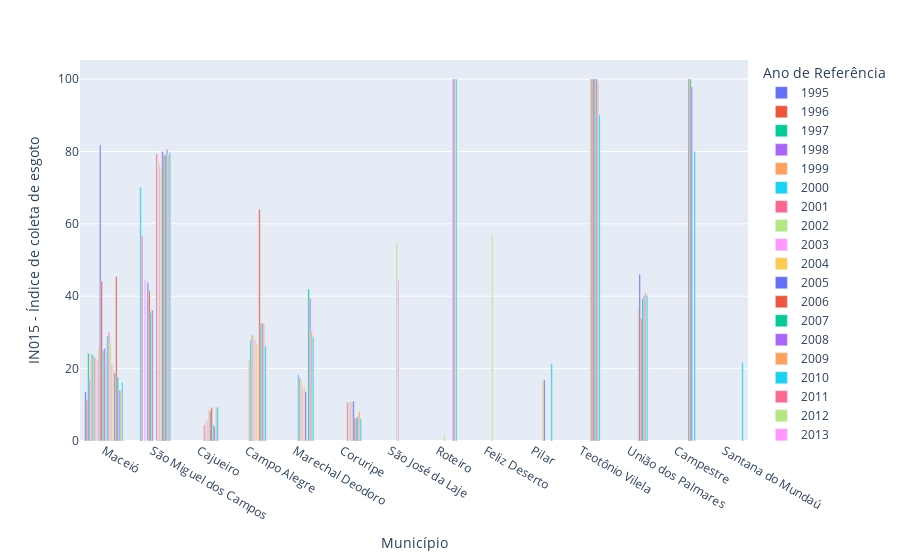

Notebook code cell kept with this figure:
### Code cell
px.bar(data_frame = dfAL2, x='Município', y='IN015 - Índice de coleta de esgoto', barmode = 'group', color = 'Ano de Referência', )

### Figure 1 — Plotly figure (JSON) as saved in the notebook; plotly's stock layout.template omitted (floating-point values rounded to 4 significant figures)
{"data": [{"alignmentgroup": "True", "hovertemplate": "Ano de Referência=1995<br>Município=%{x}<br>IN015 - Índice de coleta de esgoto=%{y}<extra></extra>", "legendgroup": "1995", "marker": {"color": "#636efa", "pattern": {"shape": ""}}, "name": "1995", "offsetgroup": "1995", "orientation": "v", "showlegend": true, "textposition": "auto", "type": "bar", "x": ["Maceió"], "xaxis": "x", "y": [13.63], "yaxis": "y"}, {"alignmentgroup": "True", "hovertemplate": "Ano de Referência=1996<br>Município=%{x}<br>IN015 - Índice de coleta de esgoto=%{y}<extra></extra>", "legendgroup": "1996", "marker": {"color": "#EF553B", "pattern": {"shape": ""}}, "name": "1996", "offsetgroup": "1996", "orientation": "v", "showlegend": true, "textposition": "auto", "type": "bar", "x": ["Maceió"], "xaxis": "x", "y": [11.37], "yaxis": "y"}, {"alignmentgroup": "True", "hovertemplate": "Ano de Referência=1997<br>Município=%{x}<br>IN015 - Índice de coleta de esgoto=%{y}<extra></extra>", "legendgroup": "1997", "marker": {"color": "#00cc96", "pattern": {"shape": ""}}, "name": "1997", "offsetgroup": "1997", "orientation": "v", "showlegend": true, "textposition": "auto", "type": "bar", "x": ["Maceió"], "xaxis": "x", "y": [24.19], "yaxis": "y"}, {"alignmentgroup": "True", "hovertemplate": "Ano de Referência=1998<br>Município=%{x}<br>IN015 - Índice de coleta de esgoto=%{y}<extra></extra>", "legendgroup": "1998", "marker": {"color": "#ab63fa", "pattern": {"shape": ""}}, "name": "1998", "offsetgroup": "1998", "orientation": "v", "showlegend": true, "textposition": "auto", "type": "bar", "x": ["Maceió"], "xaxis": "x", "y": [16.83], "yaxis": "y"}, {"alignmentgroup": "True", "hovertemplate": "Ano de Referência=1999<br>Município=%{x}<br>IN015 - Índice de coleta de esgoto=%{y}<extra></extra>", "legendgroup": "1999", "marker": {"color": "#FFA15A", "pattern": {"shape": ""}}, "name": "1999", "offsetgroup": "1999", "orientation": "v", "showlegend": true, "textposition": "auto", "type": "bar", "x": ["Maceió"], "xaxis": "x", "y": [23.96], "yaxis": "y"}, {"alignmentgroup": "True", "hovertemplate": "Ano de Referência=2000<br>Município=%{x}<br>IN015 - Índice de coleta de esgoto=%{y}<extra></extra>", "legendgroup": "2000", "marker": {"color": "#19d3f3", "pattern": {"shape": ""}}, "name": "2000", "offsetgroup": "2000", "orientation": "v", "showlegend": true, "textposition": "auto", "type": "bar", "x": ["Maceió", "São Miguel dos Campos"], "xaxis": "x", "y": [23.85, 70.13], "yaxis": "y"}, {"alignmentgroup": "True", "hovertemplate": "Ano de Referência=2001<br>Município=%{x}<br>IN015 - Índice de coleta de esgoto=%{y}<extra></extra>", "legendgroup": "2001", "marker": {"color": "#FF6692", "pattern": {"shape": ""}}, "name": "2001", "offsetgroup": "2001", "orientation": "v", "showlegend": true, "textposition": "auto", "type": "bar", "x": ["São Miguel dos Campos", "Maceió"], "xaxis": "x", "y": [56.74, 23.19], "yaxis": "y"}, {"alignmentgroup": "True", "hovertemplate": "Ano de Referência=2002<br>Município=%{x}<br>IN015 - Índice de coleta de esgoto=%{y}<extra></extra>", "legendgroup": "2002", "marker": {"color": "#B6E880", "pattern": {"shape": ""}}, "name": "2002", "offsetgroup": "2002", "orientation": "v", "showlegend": true, "textposition": "auto", "type": "bar", "x": ["Maceió"], "xaxis": "x", "y": [23], "yaxis": "y"}, {"alignmentgroup": "True", "hovertemplate": "Ano de Referência=2003<br>Município=%{x}<br>IN015 - Índice de coleta de esgoto=%{y}<extra></extra>", "legendgroup": "2003", "marker": {"color": "#FF97FF", "pattern": {"shape": ""}}, "name": "2003", "offsetgroup": "2003", "orientation": "v", "showlegend": true, "textposition": "auto", "type": "bar", "x": ["São Miguel dos Campos", "Maceió"], "xaxis": "x", "y": [44.63, 22.52], "yaxis": "y"}, {"alignmentgroup": "True", "hovertemplate": "Ano de Referência=2004<br>Município=%{x}<br>IN015 - Índice de coleta de esgoto=%{y}<extra></extra>", "legendgroup": "2004", "marker": {"color": "#FECB52", "pattern": {"shape": ""}}, "name": "2004", "offsetgroup": "2004", "orientation": "v", "showlegend": true, "textposition": "auto", "type": "bar", "x": ["Maceió"], "xaxis": "x", "y": [25.69], "yaxis": "y"}, {"alignmentgroup": "True", "hovertemplate": "Ano de Referência=2005<br>Município=%{x}<br>IN015 - Índice de coleta de esgoto=%{y}<extra></extra>", "legendgroup": "2005", "marker": {"color": "#636efa", "pattern": {"shape": ""}}, "name": "2005", "offsetgroup": "2005", "orientation": "v", "showlegend": true, "textposition": "auto", "type": "bar", "x": ["Maceió", "São Miguel dos Campos"], "xaxis": "x", "y": [81.79, 43.76], "yaxis": "y"}, {"alignmentgroup": "True", "hovertemplate": "Ano de Referência=2006<br>Município=%{x}<br>IN015 - Índice de coleta de esgoto=%{y}<extra></extra>", "legendgroup": "2006", "marker": {"color": "#EF553B", "pattern": {"shape": ""}}, "name": "2006", "offsetgroup": "2006", "orientation": "v", "showlegend": true, "textposition": "auto", "type": "bar", "x": ["São Miguel dos Campos", "Maceió"], "xaxis": "x", "y": [41.54, 44.16], "yaxis": "y"}, {"alignmentgroup": "True", "hovertemplate": "Ano de Referência=2007<br>Município=%{x}<br>IN015 - Índice de coleta de esgoto=%{y}<extra></extra>", "legendgroup": "2007", "marker": {"color": "#00cc96", "pattern": {"shape": ""}}, "name": "2007", "offsetgroup": "2007", "orientation": "v", "showlegend": true, "textposition": "auto", "type": "bar", "x": ["Cajueiro", "São Miguel dos Campos", "Maceió"], "xaxis": "x", "y": [0, 35.47, 25.01], "yaxis": "y"}, {"alignmentgroup": "True", "hovertemplate": "Ano de Referência=2008<br>Município=%{x}<br>IN015 - Índice de coleta de esgoto=%{y}<extra></extra>", "legendgroup": "2008", "marker": {"color": "#ab63fa", "pattern": {"shape": ""}}, "name": "2008", "offsetgroup": "2008", "orientation": "v", "showlegend": true, "textposition": "auto", "type": "bar", "x": ["São Miguel dos Campos", "Maceió"], "xaxis": "x", "y": [36.2, 25.61], "yaxis": "y"}, {"alignmentgroup": "True", "hovertemplate": "Ano de Referência=2009<br>Município=%{x}<br>IN015 - Índice de coleta de esgoto=%{y}<extra></extra>", "legendgroup": "2009", "marker": {"color": "#FFA15A", "pattern": {"shape": ""}}, "name": "2009", "offsetgroup": "2009", "orientation": "v", "showlegend": true, "textposition": "auto", "type": "bar", "x": ["Campo Alegre", "Maceió"], "xaxis": "x", "y": [22.28, 24.62], "yaxis": "y"}, {"alignmentgroup": "True", "hovertemplate": "Ano de Referência=2010<br>Município=%{x}<br>IN015 - Índice de coleta de esgoto=%{y}<extra></extra>", "legendgroup": "2010", "marker": {"color": "#19d3f3", "pattern": {"shape": ""}}, "name": "2010", "offsetgroup": "2010", "orientation": "v", "showlegend": true, "textposition": "auto", "type": "bar", "x": ["Maceió", "Marechal Deodoro", "Campo Alegre"], "xaxis": "x", "y": [28.99, 18.41, 27.85], "yaxis": "y"}, {"alignmentgroup": "True", "hovertemplate": "Ano de Referência=2011<br>Município=%{x}<br>IN015 - Índice de coleta de esgoto=%{y}<extra></extra>", "legendgroup": "2011", "marker": {"color": "#FF6692", "pattern": {"shape": ""}}, "name": "2011", "offsetgroup": "2011", "orientation": "v", "showlegend": true, "textposition": "auto", "type": "bar", "x": ["Marechal Deodoro", "Coruripe", "Maceió", "Cajueiro", "São Miguel dos Campos", "Campo Alegre"], "xaxis": "x", "y": [17.5, 10.74, 29.99, 4.5, 79.37, 29.24], "yaxis": "y"}, {"alignmentgroup": "True", "hovertemplate": "Ano de Referência=2012<br>Município=%{x}<br>IN015 - Índice de coleta de esgoto=%{y}<extra></extra>", "legendgroup": "2012", "marker": {"color": "#B6E880", "pattern": {"shape": ""}}, "name": "2012", "offsetgroup": "2012", "orientation": "v", "showlegend": true, "textposition": "auto", "type": "bar", "x": ["Cajueiro", "São Miguel dos Campos", "São José da Laje", "Roteiro", "Campo Alegre", "Maceió", "Coruripe", "Marechal Deodoro", "Feliz Deserto"], "xaxis": "x", "y": [5.65, 77.33, 54.81, 1.72, 29.24, 27.15, 10.65, 16.69, 56.96], "yaxis": "y"}, {"alignmentgroup": "True", "hovertemplate": "Ano de Referência=2013<br>Município=%{x}<br>IN015 - Índice de coleta de esgoto=%{y}<extra></extra>", "legendgroup": "2013", "marker": {"color": "#FF97FF", "pattern": {"shape": ""}}, "name": "2013", "offsetgroup": "2013", "orientation": "v", "showlegend": true, "textposition": "auto", "type": "bar", "x": ["São José da Laje", "Campo Alegre", "Coruripe", "Maceió", "São Miguel dos Campos", "Cajueiro", "Marechal Deodoro"], "xaxis": "x", "y": [44.62, 27.87, 10.86, 21.14, 76.09, 5.65, 14.96], "yaxis": "y"}, {"alignmentgroup": "True", "hovertemplate": "Ano de Referência=2014<br>Município=%{x}<br>IN015 - Índice de coleta de esgoto=%{y}<extra></extra>", "legendgroup": "2014", "marker": {"color": "#FECB52", "pattern": {"shape": ""}}, "name": "2014", "offsetgroup": "2014", "orientation": "v", "showlegend": true, "textposition": "auto", "type": "bar", "x": ["Pilar", "São Miguel dos Campos", "Teotônio Vilela", "União dos Palmares", "Marechal Deodoro", "Maceió", "Campo Alegre", "Cajueiro", "Coruripe"], "xaxis": "x", "y": [16.84, 74.98, 100, 36.78, 14.96, 19.48, 26.83, 8.69, 10.81], "yaxis": "y"}, {"alignmentgroup": "True", "hovertemplate": "Ano de Referência=2015<br>Município=%{x}<br>IN015 - Índice de coleta de esgoto=%{y}<extra></extra>", "legendgroup": "2015", "marker": {"color": "#636efa", "pattern": {"shape": ""}}, "name": "2015", "offsetgroup": "2015", "orientation": "v", "showlegend": true, "textposition": "auto", "type": "bar", "x": ["Cajueiro", "Teotônio Vilela", "União dos Palmares", "Marechal Deodoro", "Coruripe", "Pilar", "Maceió", "São Miguel dos Campos"], "xaxis": "x", "y": [8.35, 100, 46.07, 13.57, 11.01, 16.83, 18.77, 79.99], "yaxis": "y"}, {"alignmentgroup": "True", "hovertemplate": "Ano de Referência=2016<br>Município=%{x}<br>IN015 - Índice de coleta de esgoto=%{y}<extra></extra>", "legendgroup": "2016", "marker": {"color": "#EF553B", "pattern": {"shape": ""}}, "name": "2016", "offsetgroup": "2016", "orientation": "v", "showlegend": true, "textposition": "auto", "type": "bar", "x": ["União dos Palmares", "São Miguel dos Campos", "Campestre", "Maceió", "Campo Alegre", "Cajueiro", "Coruripe", "Teotônio Vilela"], "xaxis": "x", "y": [33.89, 79.1, 100, 45.49, 64, 9.28, 6.43, 100], "yaxis": "y"}, {"alignmentgroup": "True", "hovertemplate": "Ano de Referência=2017<br>Município=%{x}<br>IN015 - Índice de coleta de esgoto=%{y}<extra></extra>", "legendgroup": "2017", "marker": {"color": "#00cc96", "pattern": {"shape": ""}}, "name": "2017", "offsetgroup": "2017", "orientation": "v", "showlegend": true, "textposition": "auto", "type": "bar", "x": ["Cajueiro", "São Miguel dos Campos", "Campestre", "Campo Alegre", "Coruripe", "Teotônio Vilela", "Maceió", "Marechal Deodoro", "União dos Palmares"], "xaxis": "x", "y": [4.44, 78.98, 100, 32.5, 6.37, 100, 17.64, 41.94, 39.32], "yaxis": "y"}, {"alignmentgroup": "True", "hovertemplate": "Ano de Referência=2018<br>Município=%{x}<br>IN015 - Índice de coleta de esgoto=%{y}<extra></extra>", "legendgroup": "2018", "marker": {"color": "#ab63fa", "pattern": {"shape": ""}}, "name": "2018", "offsetgroup": "2018", "orientation": "v", "showlegend": true, "textposition": "auto", "type": "bar", "x": ["Coruripe", "Campo Alegre", "Teotônio Vilela", "São Miguel dos Campos", "Campestre", "Marechal Deodoro", "Maceió", "Cajueiro", "Roteiro", "União dos Palmares"], "xaxis": "x", "y": [6.69, 32.5, 100, 80.61, 97.77, 39.35, 14.08, 3.91, 100, 40.16], "yaxis": "y"}, {"alignmentgroup": "True", "hovertemplate": "Ano de Referência=2019<br>Município=%{x}<br>IN015 - Índice de coleta de esgoto=%{y}<extra></extra>", "legendgroup": "2019", "marker": {"color": "#FFA15A", "pattern": {"shape": ""}}, "name": "2019", "offsetgroup": "2019", "orientation": "v", "showlegend": true, "textposition": "auto", "type": "bar", "x": ["Teotônio Vilela", "São Miguel dos Campos", "Coruripe", "União dos Palmares", "Maceió", "Marechal Deodoro", "Roteiro", "Campo Alegre", "Cajueiro"], "xaxis": "x", "y": [99.47, 79.11, 8.18, 40.97, 13.96, 30.34, 100, 32.5, 9.33], "yaxis": "y"}, {"alignmentgroup": "True", "hovertemplate": "Ano de Referência=2020<br>Município=%{x}<br>IN015 - Índice de coleta de esgoto=%{y}<extra></extra>", "legendgroup": "2020", "marker": {"color": "#19d3f3", "pattern": {"shape": ""}}, "name": "2020", "offsetgroup": "2020", "orientation": "v", "showlegend": true, "textposition": "auto", "type": "bar", "x": ["Cajueiro", "Maceió", "Marechal Deodoro", "Teotônio Vilela", "Pilar", "Roteiro", "Santana do Mundaú", "São Miguel dos Campos", "Coruripe", "Campestre", "Campo Alegre", "União dos Palmares"], "xaxis": "x", "y": [9.37, 16.17, 28.77, 90.05, 21.4, 100, 21.7, 79.68, 6.11, 80, 26.24, 40.21], "yaxis": "y"}], "layout": {"autosize": true, "barmode": "group", "legend": {"title": {"text": "Ano de Referência"}, "tracegroupgap": 0}, "margin": {"t": 60}, "xaxis": {"anchor": "y", "autorange": true, "domain": [0, 1], "range": [-0.5, 13.5], "title": {"text": "Município"}, "type": "category"}, "yaxis": {"anchor": "x", "autorange": true, "domain": [0, 1], "range": [0, 105.3], "title": {"text": "IN015 - Índice de coleta de esgoto"}, "type": "linear"}}}
